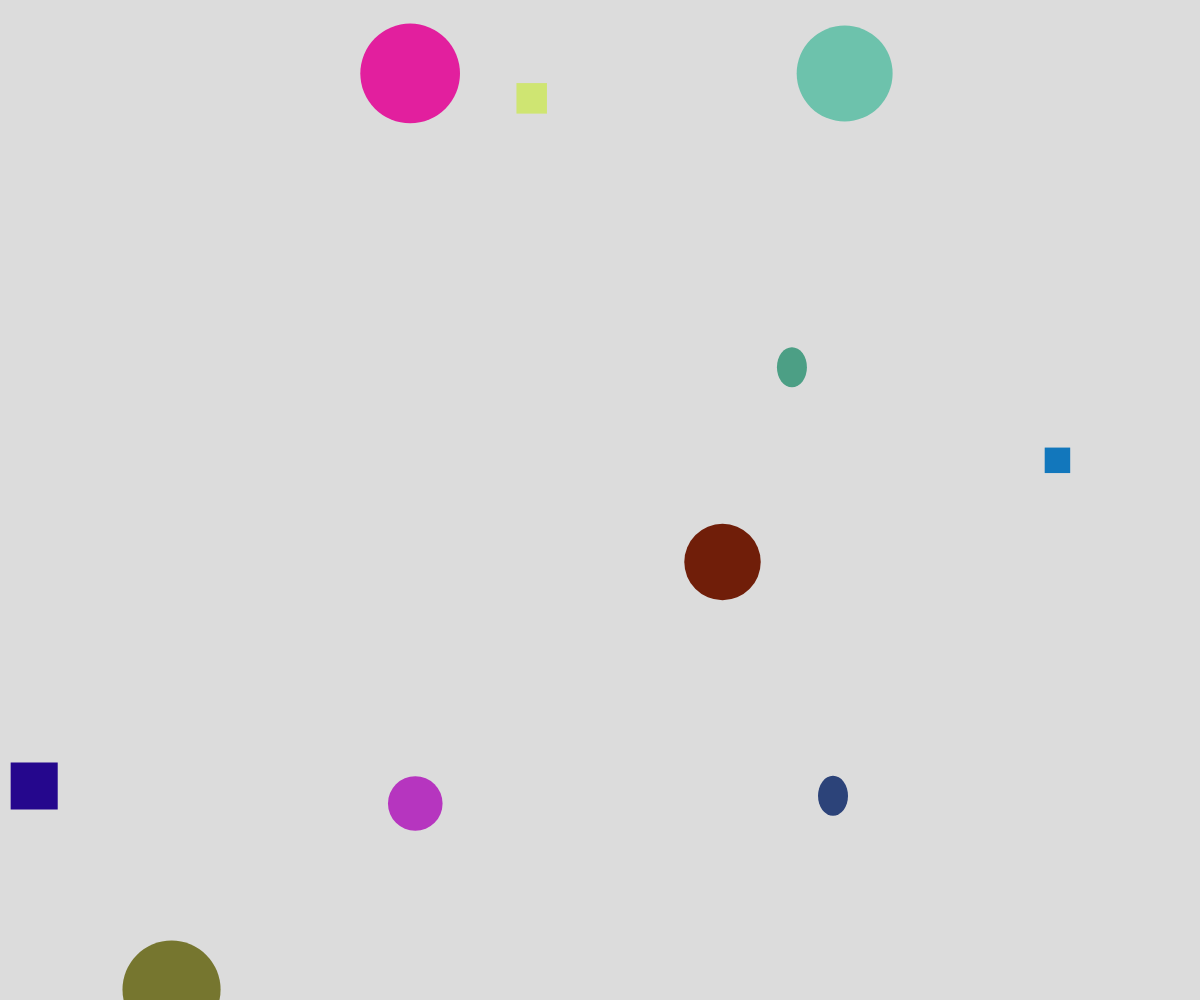
Frame 1 (no input)
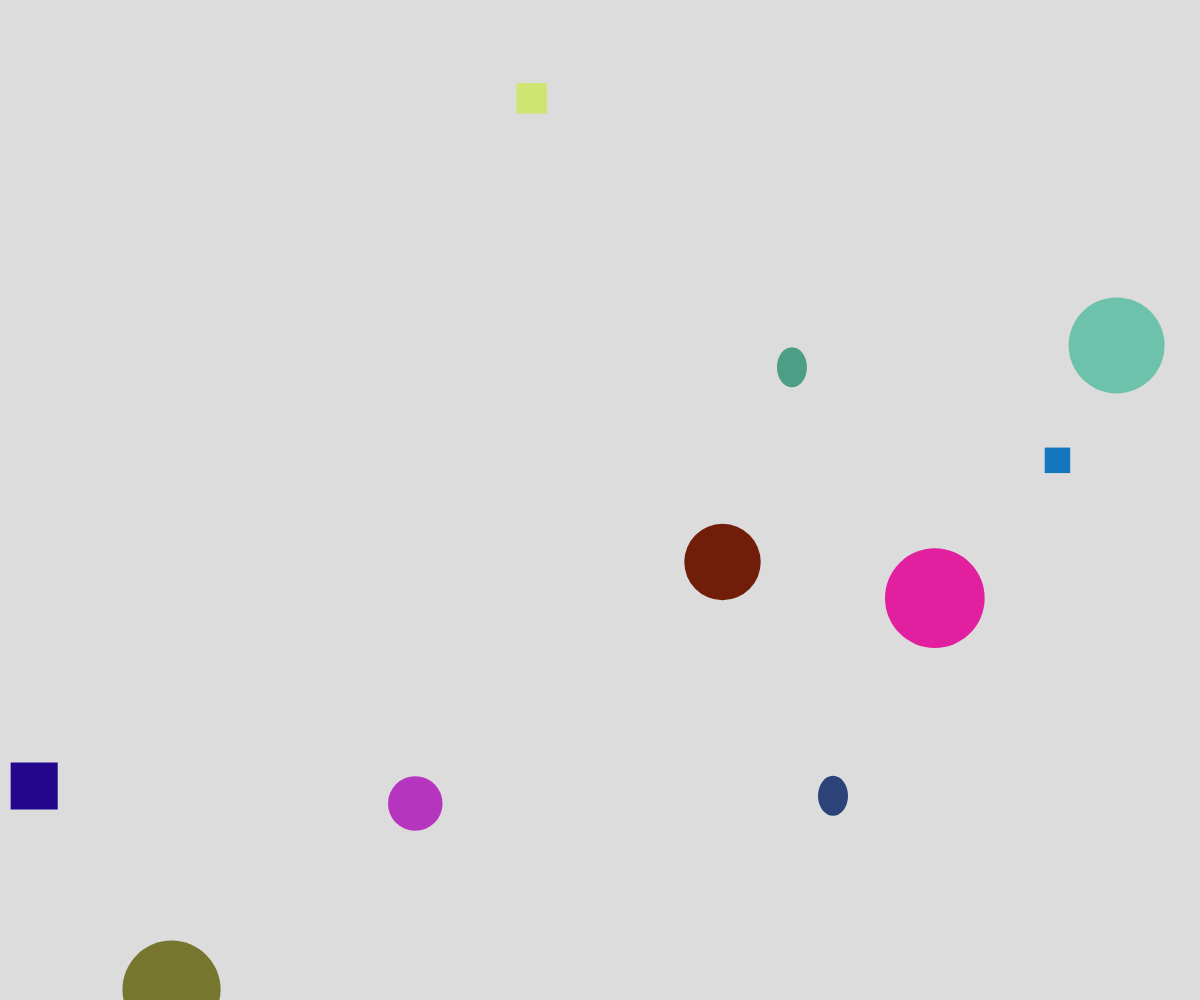
Frame 60 (no input)
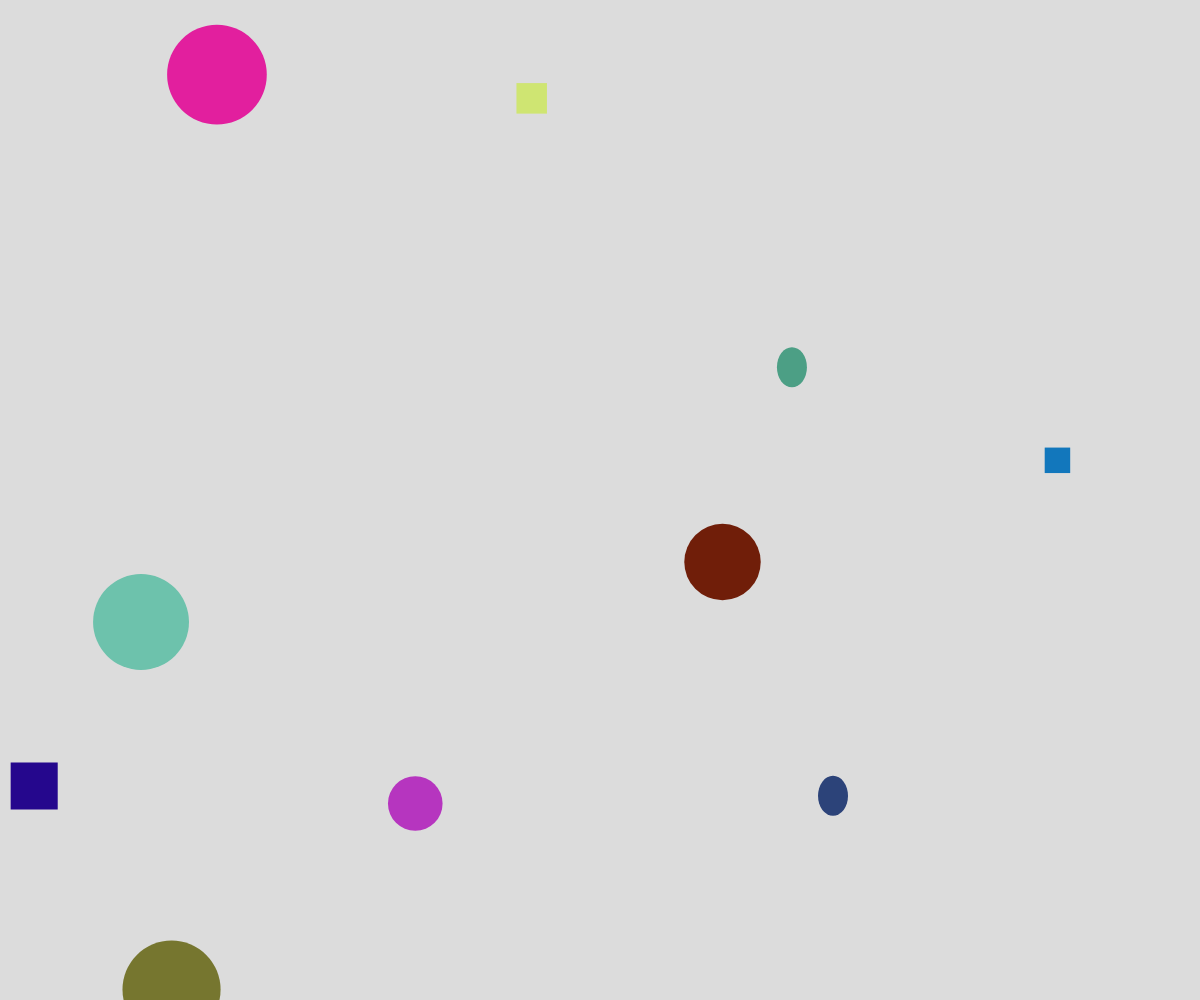
Frame 120 (the mouse pressed at the canvas centre since frame 60)

The p5.js sketch that drew these frames (run headless with seeded random() and noise() and a simulated clock; from frame 60 on, the mouse is pressed at the canvas centre):

// p5.js sketch
// ── sketch.js
// OOP Inheritance Demo

let theShapes = [];

function setup() {
  createCanvas(windowWidth, windowHeight);

  for (let i = 0; i < 10; i++) {
    let someColor = color(random(255), random(255), random(255));
    let x = random(width);
    let y = random(height);

    let choice = random(100);
    if (choice < 25) {
      let someShape = new Shape(x, y, someColor);
      theShapes.push(someShape);
    }
    else if (choice < 50) {
      let radius = random(20, 50);
      let someCircle = new Circle(x, y, someColor, radius);
      theShapes.push(someCircle);
    }
    else if (choice < 75) {
      let size = random(20, 50);
      let someSquare = new Square(x, y, someColor, size);
      theShapes.push(someSquare);
    }
    else {
      let radius = random(20, 50);
      let speed = random(2, 10);
      let someMovingCircle = new MovingCircle(x, y, someColor, radius, speed);
      theShapes.push(someMovingCircle);
    }
  }
}

function draw() {
  background(220);
  for (let theShape of theShapes) {
    theShape.display();
  }
}

class Shape {
  constructor(x, y, color) {
    this.x = x;
    this.y = y; 
    this.color = color;
  }

  display() {
    //placeholder display function
    noStroke();
    fill(this.color);
    ellipse(this.x, this.y, 30, 40);
  }
}

class Circle extends Shape {
  constructor(x, y, color, radius) {
    super(x, y, color);
    this.radius = radius;
  }

  display() {
    noStroke();
    fill(this.color);
    circle(this.x, this.y, this.radius * 2);
  }
}

class Square extends Shape {
  constructor(x, y, color, size) {
    super(x, y, color);
    this.size = size;
  }

  display() {
    noStroke();
    fill(this.color);
    rectMode(CENTER);
    rect(this.x, this.y, this.size, this.size);
  }
}

class MovingCircle extends Circle {
  constructor(x, y, color, radius, speed) {
    super(x, y, color, radius);
    this.Speed = speed;
  }

  update() {
    this.x += this.Speed;
    this.y += this.Speed;

    // teleport to the other side of the screen if it goes off the edge
    if (this.x > width) {
      this.x = -this.radius;
    }
    if (this.y > height) {
      this.y = -this.radius;
    }
    if (this.x < -this.radius) {
      this.x = width;
    }
    if (this.y < -this.radius) {
      this.y = height;
    }

  }
  display() {
    this.update();
    super.display();
  }
}
